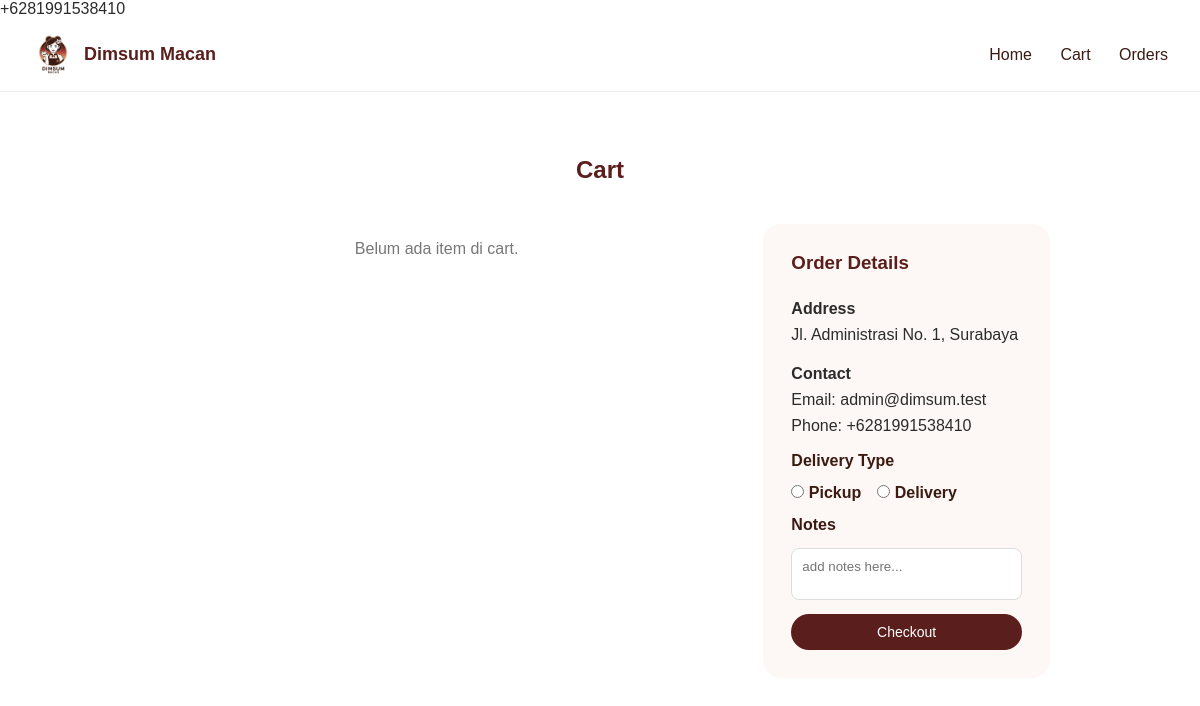
/cart.php (signed in), run on the app's committed database.
### tables this page shows
CREATE TABLE users (
  id BIGINT UNSIGNED NOT NULL AUTO_INCREMENT,
  role_id BIGINT UNSIGNED NOT NULL,
  email VARCHAR(255) NOT NULL,
  password VARCHAR(255) NOT NULL,
  address VARCHAR(255) NULL,
  phone VARCHAR(255) NULL,
  created DATETIME NULL,
  updated DATETIME NULL,
  PRIMARY KEY (id),
  UNIQUE KEY uk_users_email (email),
  KEY idx_users_role_id (role_id),
  CONSTRAINT fk_roles_to_users
    FOREIGN KEY (role_id) REFERENCES roles (id)
    ON UPDATE CASCADE
    ON DELETE RESTRICT
);

### public/cart.php (the view, shortened to what this page needs)
<?php include __DIR__ . '/partials/metadata.php'; ?>
<?php
  $userID = $_SESSION['user_id'];
  $query = $conn->prepare('SELECT * FROM users WHERE id = ? LIMIT 1');
  $query->bind_param('i', $userID);
  $query->execute();
  if ($result = $query->get_result()) {
    $user = $result->fetch_assoc();
  }
?>
<body>
  <?php include __DIR__ . '/partials/header.php'; ?>
  <section class="section">
    <h2 class="section-title">Cart</h2>
    <div class="cart-container">
      <div class="cart-items-column">
        <p id="cart-empty" class="cart-empty">Belum ada item di cart.</p>
      </div>
      <div class="order-summary">
        <h3>Order Details</h3>
        <p>
          <strong>Address</strong><br>
          <?= $user['address'] ?>
        </p>
        <p>
          <strong>Contact</strong><br>
          Email: <?= $user['email'] ?><br>
          Phone: <?= $user['phone'] ?>
        </p>
        <label>Delivery Type</label>
        <div class="radio-group">
          <label>
            <input type="radio" name="delivery"> Pickup
          </label>
          <label>
            <input type="radio" name="delivery"> Delivery
          </label>
        </div>
        <label>Notes</label>
        <textarea placeholder="add notes here..." name="notes"></textarea>
        <button class="btn-primary" type="button">
          Checkout
        </button>
      </div>
    </div>
  </section>
</body>
</html>

### public/assets/css/style.css (style rules this page uses)
* { margin: 0; padding: 0; box-sizing: border-box; font-family: Arial, Helvetica, sans-serif; }
:root { --red-macan: #5a1e1c; --brown-dark: #3a1a12; --cream: #fdf8f5; --text-dark: #2b2b2b; }
body { background-color: #ffffff; color: var(--text-dark); }
.section { padding: 64px 20px; }
.section-title { text-align: center; color: var(--red-macan); font-size: 24px; font-weight: 600; margin-bottom: 40px; }
.btn-primary { background-color: var(--red-macan); color: #ffffff; border: none; padding: 10px 20px; border-radius: 999px; font-size: 14px; cursor: pointer; }
.cart-container { display: grid; grid-template-columns: 2fr 1fr; gap: 40px; max-width: 900px; margin: 0 auto; }
.cart-items-column { display: flex; flex-direction: column; gap: 16px; }
.cart-empty { text-align: center; color: #777; }
.order-summary { background-color: var(--cream); padding: 28px; border-radius: 18px; display: flex; flex-direction: column; gap: 14px; }
.order-summary h3 { color: var(--red-macan); margin-bottom: 8px; }
.order-summary p { line-height: 1.6; }
.order-summary label { font-weight: 600; color: var(--brown-dark); }
.order-summary textarea { width: 100%; resize: none; padding: 10px; border-radius: 8px; border: 1px solid #ddd; }
.radio-group { display: flex; gap: 16px; }

### data on the page
users: address "Jl. Administrasi No. 1, Surabaya", email "admin@dimsum.test", phone "+6281991538410"
